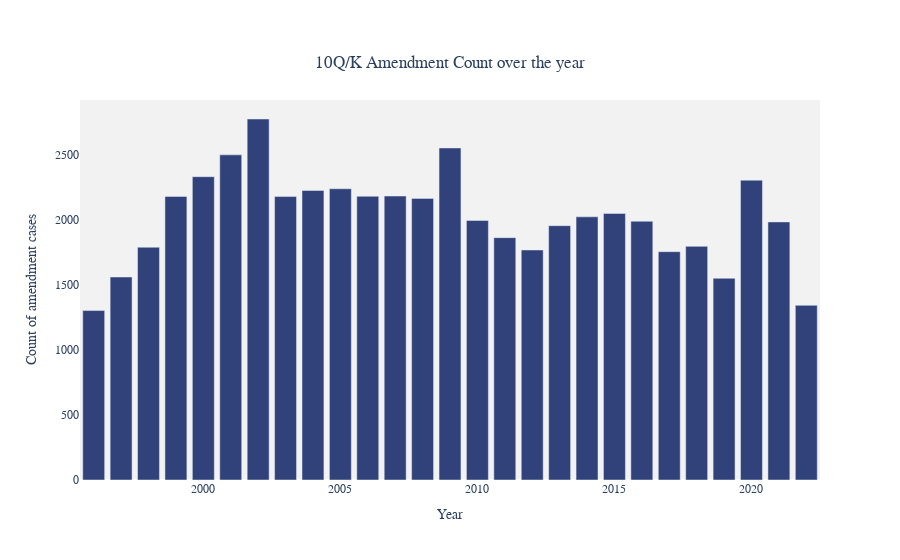

Write notebook code for a chart like this one.
### Code cell
# # Violation Plots

import plotly.express as px


fig = px.bar(plotly_df[plotly_df['new_amendment']==1], 
             x="year", 
             y ='count',
             title='10Q/K Amendment Count over the year', 
             
              
             )




fig.update_traces(marker_color='#31417A')
fig.update_layout(  
    
    font_family="Times New Roman",    
    title_font_family="Times New Roman",
    
    xaxis=dict(showgrid=False),
    yaxis=dict(showgrid=False),
     font=dict(
        
        size=12,
        
    ),
    xaxis_title="Year",
    yaxis_title="Count of amendment cases",
    plot_bgcolor='#f2f2f2',  # Gray background color,
    title={
       
        'y':0.9,
        'x':0.5,
        'xanchor': 'center',
        'yanchor': 'top'})
fig.show()

### Figure 1 — Plotly figure (JSON) as saved in the notebook; plotly's stock layout.template omitted (floating-point values rounded to 4 significant figures)
{"data": [{"alignmentgroup": "True", "hovertemplate": "year=%{x}<br>count=%{y}<extra></extra>", "legendgroup": "", "marker": {"color": "#31417A", "pattern": {"shape": ""}}, "name": "", "offsetgroup": "", "orientation": "v", "showlegend": false, "textposition": "auto", "type": "bar", "x": [2002, 2009, 2001, 2000, 2020, 2005, 2004, 2007, 2006, 1999, 2003, 2008, 2015, 2014, 2010, 2016, 2021, 2013, 2011, 2018, 1998, 2012, 2017, 1997, 2019, 2022, 1996], "xaxis": "x", "y": [2778, 2555, 2502, 2334, 2307, 2241, 2228, 2185, 2183, 2182, 2181, 2167, 2051, 2025, 1997, 1991, 1986, 1957, 1865, 1798, 1791, 1770, 1757, 1562, 1552, 1344, 1304], "yaxis": "y"}], "layout": {"barmode": "relative", "font": {"family": "Times New Roman", "size": 12}, "legend": {"tracegroupgap": 0}, "plot_bgcolor": "#f2f2f2", "title": {"font": {"family": "Times New Roman"}, "text": "10Q/K Amendment Count over the year", "x": 0.5, "xanchor": "center", "y": 0.9, "yanchor": "top"}, "xaxis": {"anchor": "y", "domain": [0, 1], "showgrid": false, "title": {"text": "Year"}}, "yaxis": {"anchor": "x", "domain": [0, 1], "showgrid": false, "title": {"text": "Count of amendment cases"}}}}
